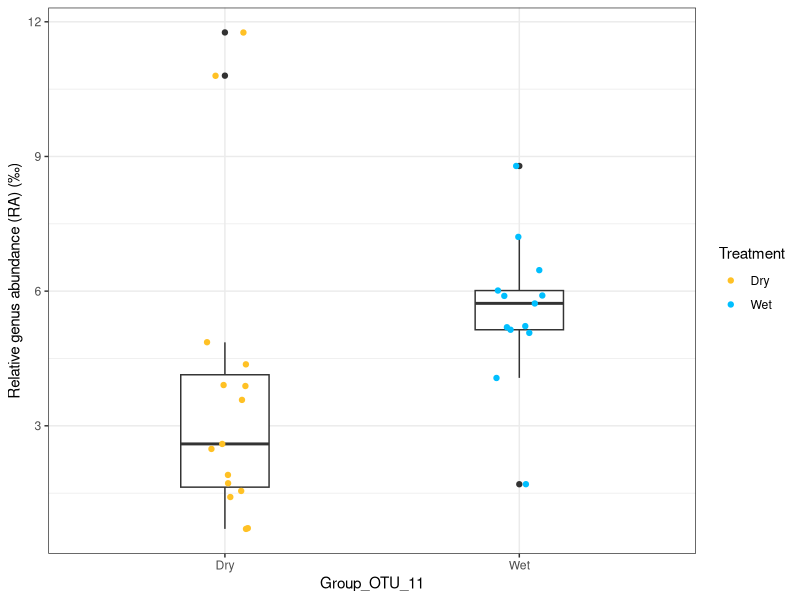
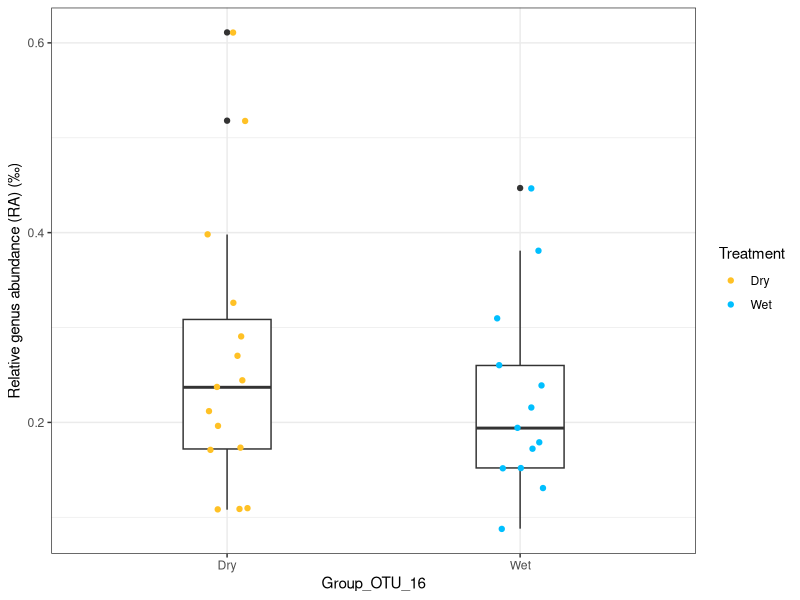
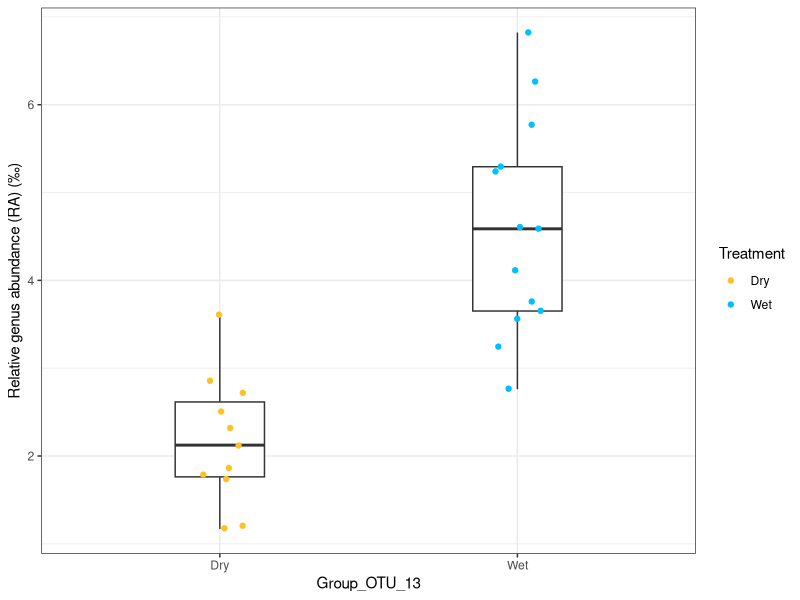
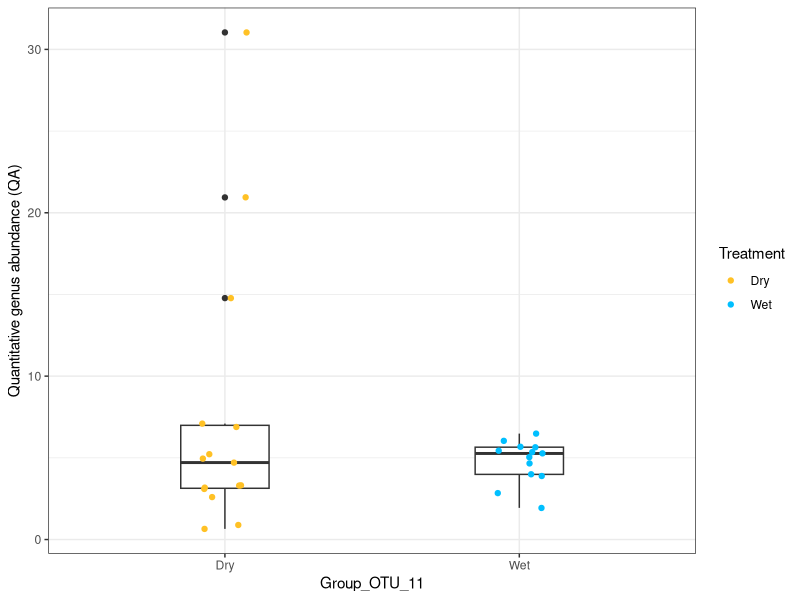
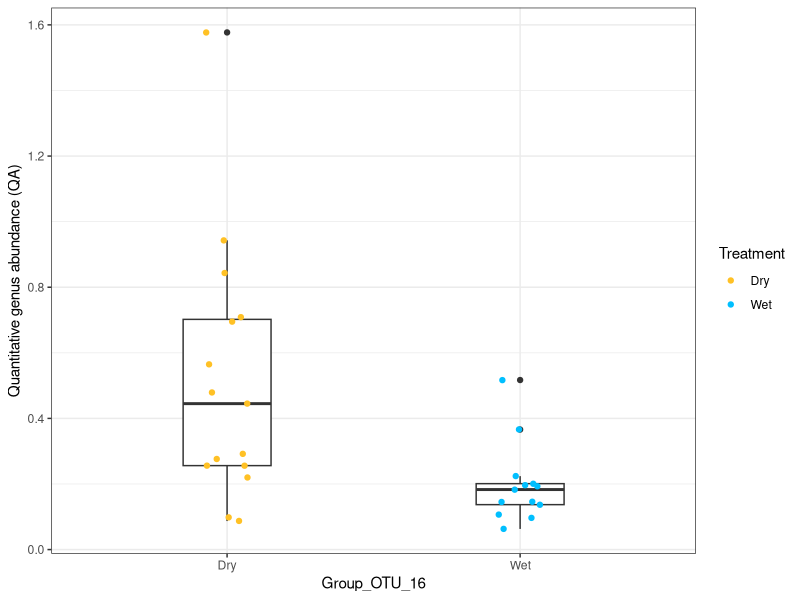
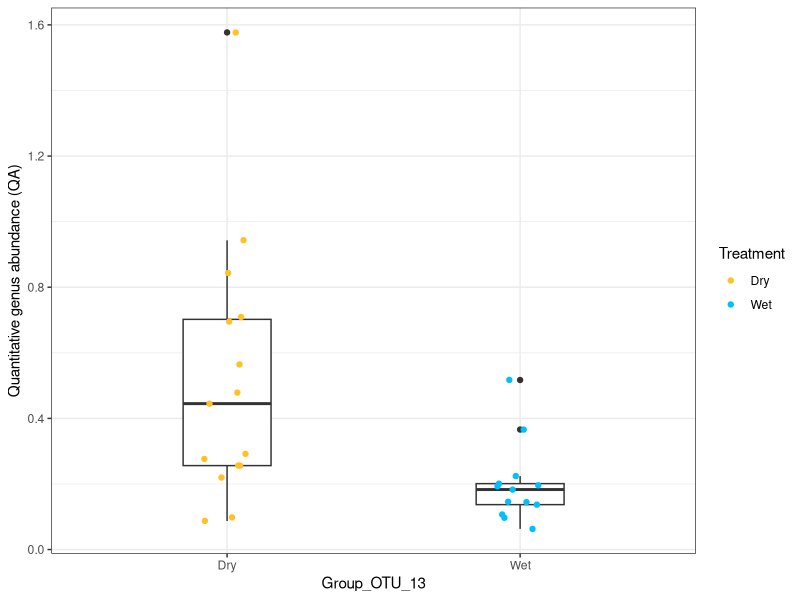
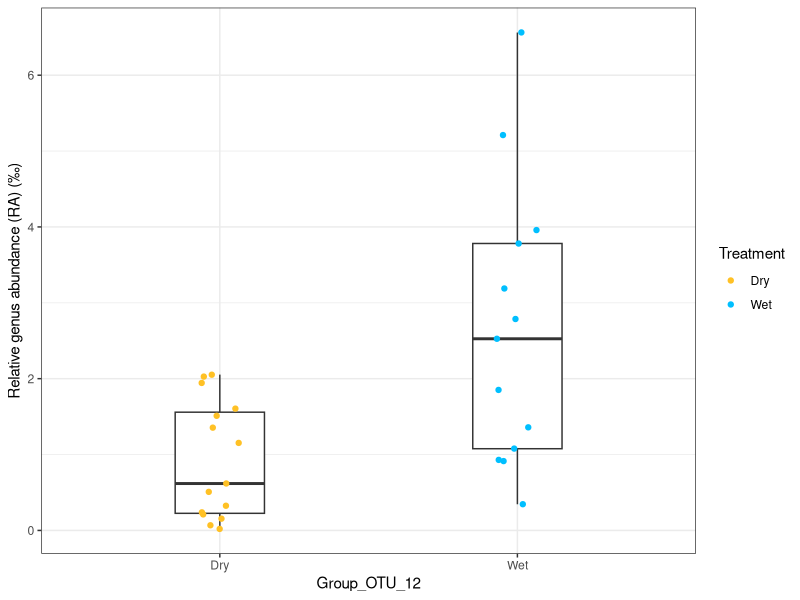
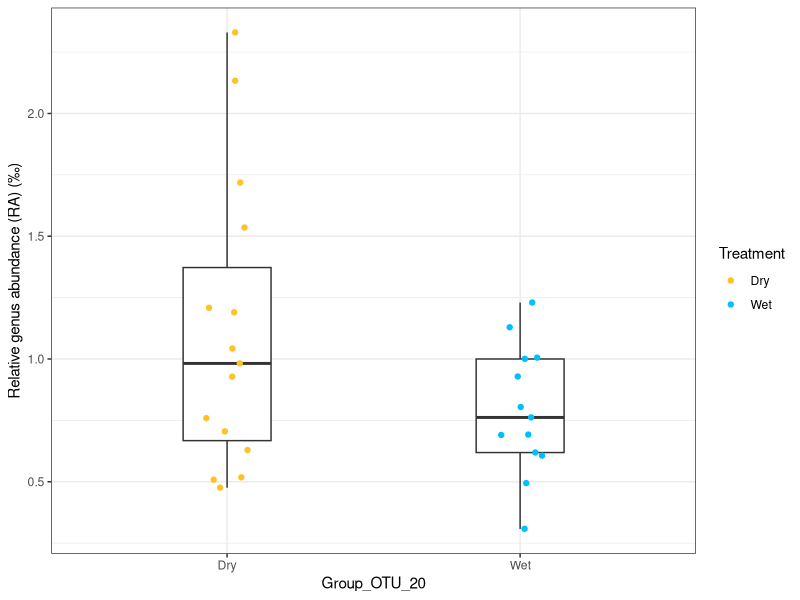

These figures' R source, in order:
setwd("/mnt/bai/qinyuan/xiaoxuan/QA/")
print(paste("Your working directory is in",getwd()))

library(ggplot2)
library(dplyr)

data_ra <- read.csv("data/Fig5e-otu-bar-ra.csv", header = T)
data_aa <- read.csv("data/Fig5e-otu-bar-aa.csv", header = T)

## OTU11-RA
data1 <- filter(data_ra, OTUS == "OTU_11")

p1 <- ggplot(data1) +
  geom_boxplot(aes(x = Treatment, y = RA), width = 0.3, na.rm = TRUE) +
  geom_jitter(aes(x = Treatment, y = RA, color = Treatment), width = 0.08, na.rm = TRUE) +
  labs(x="Group_OTU_11", y="Relative genus abundance (RA) (‰)") +
  scale_colour_manual(values = c("goldenrod1", "deepskyblue")) +
  theme_bw()
p1
ggsave(paste("result/Fig5e-otus-11-ra.pdf", sep=""), p1, width = 4, height = 5)


## OTU16-RA
data2 <- filter(data_ra, OTUS == "OTU_16")

p2 <- ggplot(data2) +
  geom_boxplot(aes(x = Treatment, y = RA), width = 0.3, na.rm = TRUE) +
  geom_jitter(aes(x = Treatment, y = RA, color = Treatment), width = 0.08, na.rm = TRUE) +
  labs(x="Group_OTU_16", y="Relative genus abundance (RA) (‰)") +
  scale_colour_manual(values = c("goldenrod1", "deepskyblue")) +
  theme_bw()
p2
ggsave(paste("result/Fig5e-otus-16-ra.pdf", sep=""), p2, width = 4, height = 5)


## OTU13-RA
data3 <- filter(data_ra, OTUS == "OTU_13")

p3 <- ggplot(data3) +
  geom_boxplot(aes(x = Treatment, y = RA), width = 0.3, na.rm = TRUE) +
  geom_jitter(aes(x = Treatment, y = RA, color = Treatment), width = 0.08, na.rm = TRUE) +
  labs(x="Group_OTU_13", y="Relative genus abundance (RA) (‰)") +
  scale_colour_manual(values = c("goldenrod1", "deepskyblue")) +
  theme_bw()
p3
ggsave(paste("result/Fig5e-otus-13-ra.pdf", sep=""), p3, width = 4, height = 5)

## OTU11-AA

data4 <- filter(data_aa, OTUS == "OTU_11")

p4 <- ggplot(data4) +
  geom_boxplot(aes(x = Treatment, y = AA), width = 0.3, na.rm = TRUE) +
  geom_jitter(aes(x = Treatment, y = AA, color = Treatment), width = 0.08, na.rm = TRUE) +
  labs(x="Group_OTU_11", y="Quantitative genus abundance (QA)") +
  scale_colour_manual(values = c("goldenrod1", "deepskyblue")) +
  theme_bw()
p4
ggsave(paste("result/Fig5e-otus-11-aa.pdf", sep=""), p4, width = 4, height = 5)


## OTU16-AA

data5 <- filter(data_aa, OTUS == "OTU_16")

p5 <- ggplot(data5) +
  geom_boxplot(aes(x = Treatment, y = AA), width = 0.3, na.rm = TRUE) +
  geom_jitter(aes(x = Treatment, y = AA, color = Treatment), width = 0.08, na.rm = TRUE) +
  labs(x="Group_OTU_16", y="Quantitative genus abundance (QA)") +
  scale_colour_manual(values = c("goldenrod1", "deepskyblue")) +
  theme_bw()
p5
ggsave(paste("result/Fig5e-otus-16-aa.pdf", sep=""), p5, width = 4, height = 5)


## OTU13-AA

data6 <- filter(data_aa, OTUS == "OTU_13")

p6 <- ggplot(data5) +
  geom_boxplot(aes(x = Treatment, y = AA), width = 0.3, na.rm = TRUE) +
  geom_jitter(aes(x = Treatment, y = AA, color = Treatment), width = 0.08, na.rm = TRUE) +
  labs(x="Group_OTU_13", y="Quantitative genus abundance (QA)") +
  scale_colour_manual(values = c("goldenrod1", "deepskyblue")) +
  theme_bw()
p6
ggsave(paste("result/Fig5e-otus-13-aa.pdf", sep=""), p6, width = 4, height = 5)


## OTU12-RA
data7 <- filter(data_ra, OTUS == "OTU_12")

p7 <- ggplot(data7) +
  geom_boxplot(aes(x = Treatment, y = RA), width = 0.3, na.rm = TRUE) +
  geom_jitter(aes(x = Treatment, y = RA, color = Treatment), width = 0.08, na.rm = TRUE) +
  labs(x="Group_OTU_12", y="Relative genus abundance (RA) (‰)") +
  scale_colour_manual(values = c("goldenrod1", "deepskyblue")) +
  theme_bw()
p7
ggsave(paste("result/Fig5e-otus-12-ra.pdf", sep=""), p7, width = 4, height = 5)


## OTU20-RA
data8 <- filter(data_ra, OTUS == "OTU_20")

p8 <- ggplot(data8) +
  geom_boxplot(aes(x = Treatment, y = RA), width = 0.3, na.rm = TRUE) +
  geom_jitter(aes(x = Treatment, y = RA, color = Treatment), width = 0.08, na.rm = TRUE) +
  labs(x="Group_OTU_20", y="Relative genus abundance (RA) (‰)") +
  scale_colour_manual(values = c("goldenrod1", "deepskyblue")) +
  theme_bw()
p8
ggsave(paste("result/Fig5e-otus-20-ra.pdf", sep=""), p8, width = 4, height = 5)


## OTU12-AA

data9 <- filter(data_aa, OTUS == "OTU_12")

p9 <- ggplot(data9) +
  geom_boxplot(aes(x = Treatment, y = AA), width = 0.3, na.rm = TRUE) +
  geom_jitter(aes(x = Treatment, y = AA, color = Treatment), width = 0.08, na.rm = TRUE) +
  labs(x="Group_OTU_12", y="Quantitative genus abundance (QA)") +
  scale_colour_manual(values = c("goldenrod1", "deepskyblue")) +
  theme_bw()
p9
ggsave(paste("result/Fig5e-otus-12-aa.pdf", sep=""), p9, width = 4, height = 5)


## OTU20-AA

data10 <- filter(data_aa, OTUS == "OTU_20")

p10 <- ggplot(data10) +
  geom_boxplot(aes(x = Treatment, y = AA), width = 0.3, na.rm = TRUE) +
  geom_jitter(aes(x = Treatment, y = AA, color = Treatment), width = 0.08, na.rm = TRUE) +
  labs(x="Group_OTU_20", y="Quantitative genus abundance (QA)") +
  scale_colour_manual(values = c("goldenrod1", "deepskyblue")) +
  theme_bw()
p10
ggsave(paste("result/Fig5e-otus-20-aa.pdf", sep=""), p10, width = 4, height = 5)
